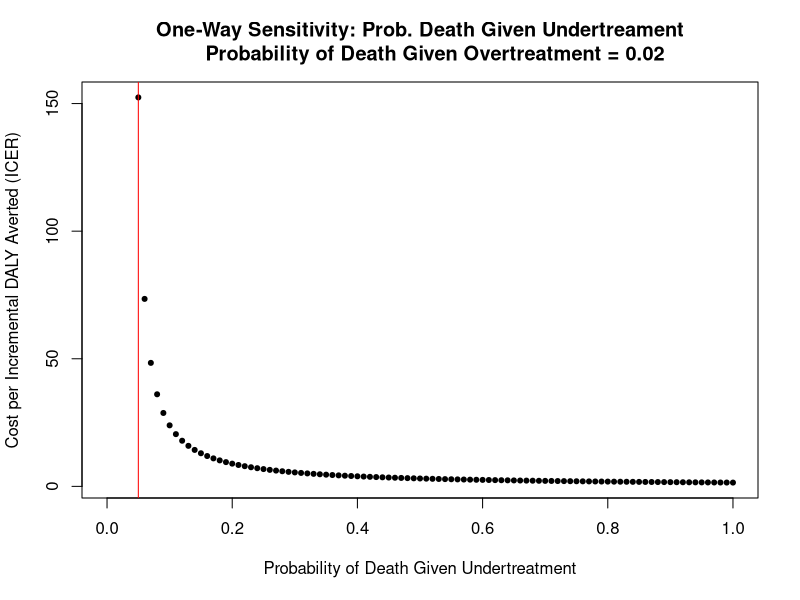
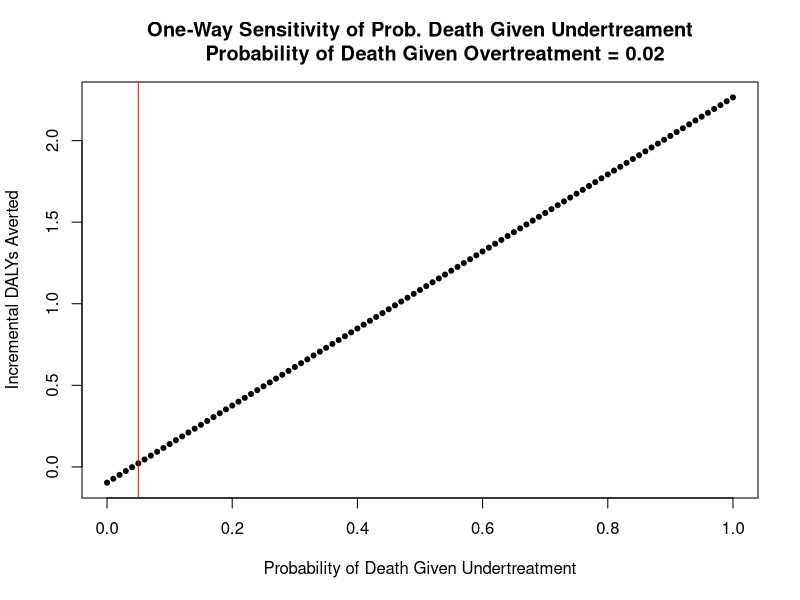
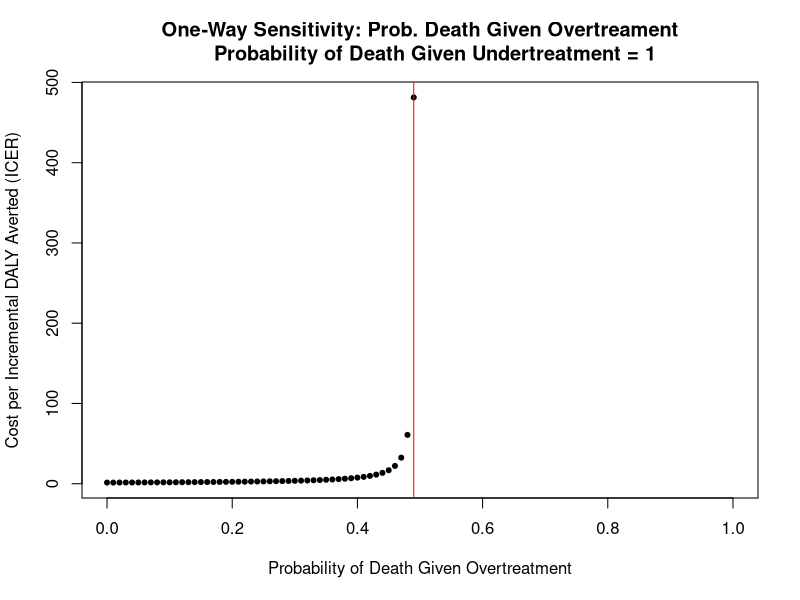
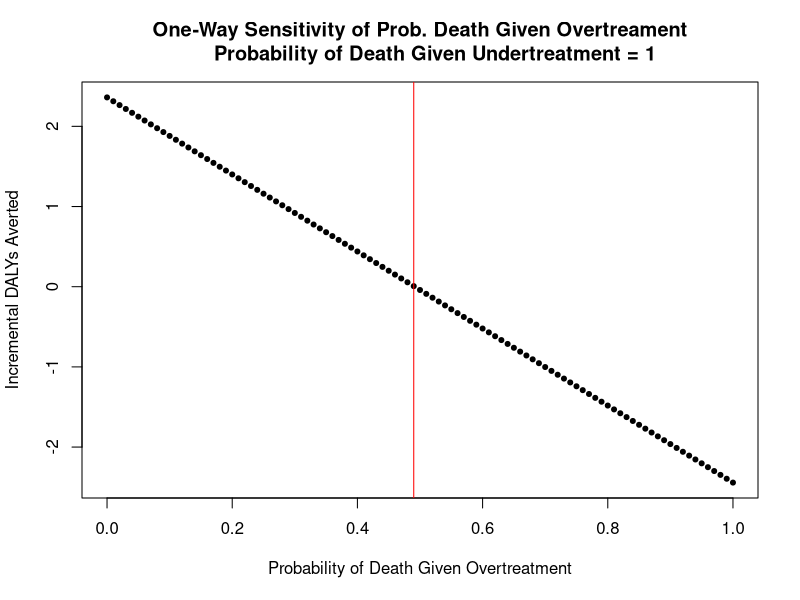
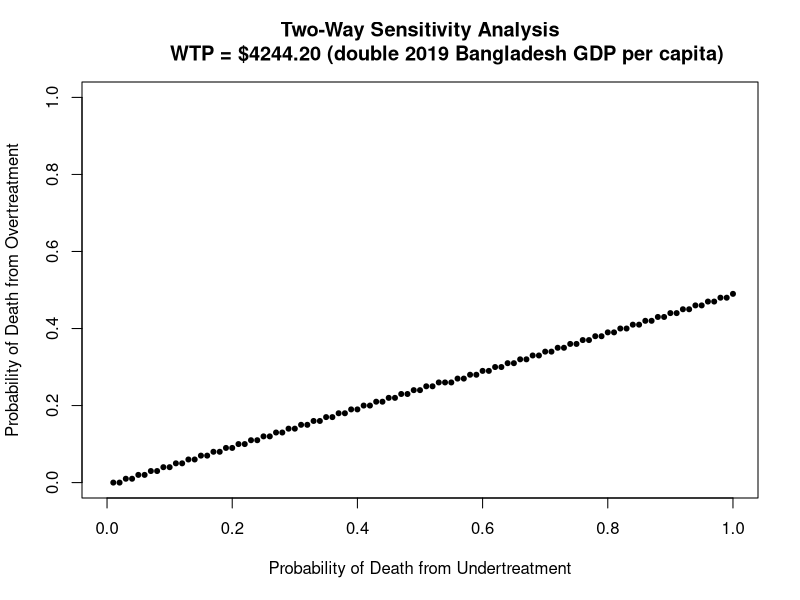
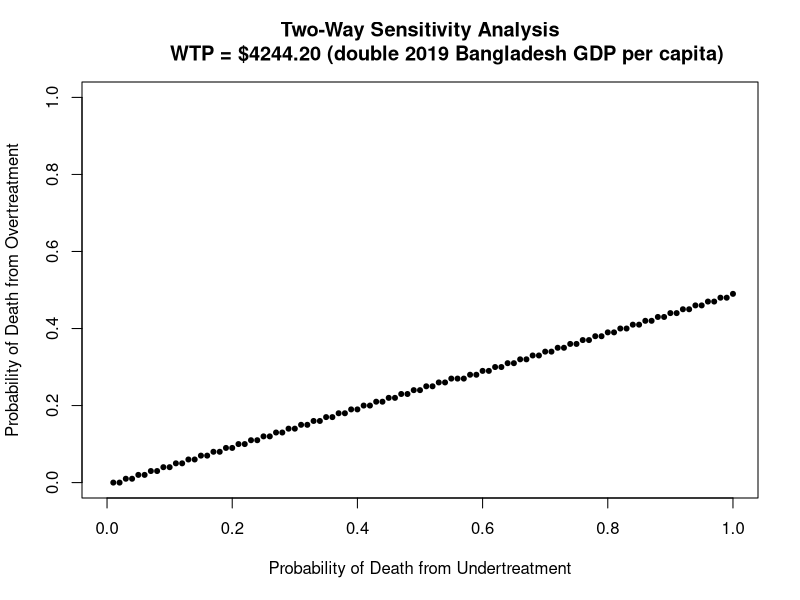

Recreate these plots in R, in order.
# loading packages
library(ggplot2)


ICER_fxn <- function(death_gvn_overtreat_prob, death_gvn_undertreat_prob) {
  
  
  # defining all expected costs and all expected DALYs
  # WHO prob
  branch_a <- 0.06812325
  branch_b <- 0.23498925
  branch_c <- 0.0393875
  branch_d <- 0.05125032
  branch_e <- 0.30279966
  branch_f <- 0.07735002
  branch_g <- 0.00988057
  branch_h <- 0.13161281
  branch_i <- 0.08460662
  
  # NIRUDAK
  branch_j <- 0.10285635
  branch_k <- 0.28938165
  branch_l <- 0.032262
  branch_m <- 0.02196501
  branch_n <- 0.21924172
  branch_o <- 0.05049327
  branch_p <- 0.0046827
  branch_q <- 0.16037538
  branch_r <- 0.1187703
  
  # WHO costs
  branch_a_cost <- 97.04
  branch_b_cost <-100.36
  branch_c_cost <-102.37
  branch_d_cost <-27.91
  branch_e_cost <-26.65
  branch_f_cost <-17.19
  branch_g_cost <-9.92
  branch_h_cost <-12.87
  branch_i_cost <-14.37
  
  # NIRUDAK costs
  branch_j_cost <-96.82
  branch_k_cost <-93.91
  branch_l_cost <-96.02
  branch_m_cost <-26.09
  branch_n_cost <-27.27
  branch_o_cost <-28.92
  branch_p_cost <-16.53
  branch_q_cost <-14.17
  branch_r_cost <-6.88
  
  # listing mean DALYs lost conditional on dying; doesn't vary w/ sensitivity analysis
  # WHO
  # death from overtreatment
  mean_DALYs_lost_if_die_branch_b <- 44.97
  mean_DALYs_lost_if_die_branch_c <- 35.09
  # death from undertreatment
  mean_DALYs_lost_if_die_branch_d <- 58.99
  mean_DALYs_lost_if_die_branch_g <- 64.02
  
  # NIRUDAK
  # death from overtreatment
  mean_DALYs_lost_if_die_branch_k <- 52.41
  mean_DALYs_lost_if_die_branch_l <- 49.18
  # death from undertreatment
  mean_DALYs_lost_if_die_branch_m <- 48.32
  mean_DALYs_lost_if_die_branch_p <- 49.92
  
  # expected DALYs lost conditional on making it to that branch endpoint
  # WHO
  branch_a_DALY <- 0
  branch_b_DALY <- death_gvn_overtreat_prob*mean_DALYs_lost_if_die_branch_b
  branch_c_DALY <- death_gvn_overtreat_prob*mean_DALYs_lost_if_die_branch_c
  branch_d_DALY <- death_gvn_undertreat_prob*mean_DALYs_lost_if_die_branch_d
  branch_e_DALY <- 0
  branch_f_DALY <- 0
  branch_g_DALY <- death_gvn_undertreat_prob*mean_DALYs_lost_if_die_branch_g
  branch_h_DALY <- 0
  branch_i_DALY <- 0
  
  # NIRUDAK
  branch_j_DALY <- 0
  branch_k_DALY <- death_gvn_overtreat_prob*mean_DALYs_lost_if_die_branch_k
  branch_l_DALY <- death_gvn_overtreat_prob*mean_DALYs_lost_if_die_branch_l
  branch_m_DALY <- death_gvn_undertreat_prob*mean_DALYs_lost_if_die_branch_m
  branch_n_DALY <- 0
  branch_o_DALY <- 0
  branch_p_DALY <- death_gvn_undertreat_prob*mean_DALYs_lost_if_die_branch_p
  branch_q_DALY <- 0
  branch_r_DALY <- 0
  
  # calculating expected costs
  # WHO
  branch_a_expected_cost <- branch_a_cost*branch_a
  branch_b_expected_cost <- branch_b_cost*branch_b
  branch_c_expected_cost <- branch_c_cost*branch_c
  branch_d_expected_cost <- branch_d_cost*branch_d
  branch_e_expected_cost <- branch_e_cost*branch_e
  branch_f_expected_cost <- branch_f_cost*branch_f
  branch_g_expected_cost <- branch_g_cost*branch_g
  branch_h_expected_cost <- branch_h_cost*branch_h
  branch_i_expected_cost <- branch_i_cost*branch_i
  
  #NIRUDAK
  branch_j_expected_cost <- branch_j_cost*branch_j
  branch_k_expected_cost <- branch_k_cost*branch_k
  branch_l_expected_cost <- branch_l_cost*branch_l
  branch_m_expected_cost <- branch_m_cost*branch_m
  branch_n_expected_cost <- branch_n_cost*branch_n
  branch_o_expected_cost <- branch_o_cost*branch_o
  branch_p_expected_cost <- branch_p_cost*branch_p
  branch_q_expected_cost <- branch_q_cost*branch_q
  branch_r_expected_cost <- branch_r_cost*branch_r
  
  # calculating expected DALYs
  # WHO
  branch_a_expected_DALY <- branch_a_DALY*branch_a
  branch_b_expected_DALY <- branch_b_DALY*branch_b
  branch_c_expected_DALY <- branch_c_DALY*branch_c
  branch_d_expected_DALY <- branch_d_DALY*branch_d
  branch_e_expected_DALY <- branch_e_DALY*branch_e
  branch_f_expected_DALY <- branch_f_DALY*branch_f
  branch_g_expected_DALY <- branch_g_DALY*branch_g
  branch_h_expected_DALY <- branch_h_DALY*branch_h
  branch_i_expected_DALY <- branch_i_DALY*branch_i
  
  # NIRUDAK
  branch_j_expected_DALY <- branch_j_DALY*branch_j
  branch_k_expected_DALY <- branch_k_DALY*branch_k
  branch_l_expected_DALY <- branch_l_DALY*branch_l
  branch_m_expected_DALY <- branch_m_DALY*branch_m
  branch_n_expected_DALY <- branch_n_DALY*branch_n
  branch_o_expected_DALY <- branch_o_DALY*branch_o
  branch_p_expected_DALY <- branch_p_DALY*branch_p
  branch_q_expected_DALY <- branch_q_DALY*branch_q
  branch_r_expected_DALY <- branch_r_DALY*branch_r
  
  # calculating ICER
  # total expected costs
  WHO_total_expected_cost <- sum(branch_a_expected_cost, branch_b_expected_cost, branch_c_expected_cost, branch_d_expected_cost,
                                 branch_e_expected_cost, branch_f_expected_cost, branch_g_expected_cost, branch_h_expected_cost,
                                 branch_i_expected_cost)
  
  NIRUDAK_total_expected_cost <- sum(branch_j_expected_cost, branch_k_expected_cost, branch_l_expected_cost, branch_m_expected_cost,
                                     branch_n_expected_cost, branch_o_expected_cost, branch_p_expected_cost, branch_q_expected_cost,
                                     branch_r_expected_cost)
  
  # total expected DALYs
  WHO_total_expected_DALYs <- sum(branch_a_expected_DALY, branch_b_expected_DALY, branch_c_expected_DALY, branch_d_expected_DALY,
                                  branch_e_expected_DALY, branch_f_expected_DALY, branch_g_expected_DALY, branch_h_expected_DALY,
                                  branch_i_expected_DALY)
  
  NIRUDAK_total_expected_DALYs <-sum(branch_j_expected_DALY, branch_k_expected_DALY, branch_l_expected_DALY, branch_m_expected_DALY,
                                     branch_n_expected_DALY, branch_o_expected_DALY, branch_p_expected_DALY, branch_q_expected_DALY,
                                     branch_r_expected_DALY)
  # incremental costs and DALYs
  incremental_costs <- NIRUDAK_total_expected_cost-WHO_total_expected_cost
  incremental_DALYs <-NIRUDAK_total_expected_DALYs-WHO_total_expected_DALYs
  # negative sign preserves usual interpretation of ICER
  incremental_DALYs_averted <- -incremental_DALYs
  
  # ICER
  ICER = (incremental_costs)/(incremental_DALYs_averted)
  
  results_vec <- c(ICER, incremental_costs, incremental_DALYs_averted, incremental_DALYs, NIRUDAK_total_expected_cost, WHO_total_expected_cost, NIRUDAK_total_expected_DALYs, WHO_total_expected_DALYs)
  
  names(results_vec) <- c("ICER", "Incremental Costs", "Incremental DALYs Averted", "Incremental DALYs", "NIRUDAK Total Expected Costs", "WHO Total Expected Costs", "NIRUDAK Total Expected DALYs", "WHO Total Expected DALYs")
  
  return(results_vec)
  
}
# end of function

# not sure what we are using this for? ostensibly to input into the for loop
# results_iteration1 <- ICER_fxn(death_gvn_overtreat_prob = 0.02, death_gvn_undertreat_prob = 1)

# varying the probability of death from UNDERtreatment
prob_die_gvn_undertreat_grid <- seq(0, 1, 0.01)

# varying the probability of death from OVERtreatment
prob_die_gvn_overtreat_grid <- seq(0, 1, 0.01)

# UNDERtreat: creating empty matrix to store results (M)
ncol_used <- length(ICER_fxn(0, 1))
M_col_names <- names(ICER_fxn(0,1))
M <- matrix(NA, nrow=length(prob_die_gvn_undertreat_grid), ncol = ncol_used)
colnames(M) <- M_col_names

# OVERtreat: creating empty matrix to store results (M_overtreat)
M_overtreat <- matrix(NA, nrow=length(prob_die_gvn_overtreat_grid), ncol = ncol_used)
colnames(M_overtreat) <- M_col_names

# base case probabilities
death_gvn_overtreat_prob <- 0.02
death_gvn_undertreat_prob <- 1

# UNDERTREATMENT: creating loop (filling the matrix)
for (i in 1:length(prob_die_gvn_undertreat_grid)){
  M[i, ] = ICER_fxn(death_gvn_overtreat_prob = 0.02, death_gvn_undertreat_prob = prob_die_gvn_undertreat_grid[i])
}

# if the probability of death from undertreatment is greater than or equal to 0.05, NIRUDAK is more costly but more effective

# for a probability of death from undertreatment less than 0.05, NIRUDAK is dominated by WHO (i.e., NIRUDAK is more expensive
# but less effective)

# all of the above is conditional on keeping the probability of death from overtreatment constant at 0.02

# finding the threshold at which ICER changes from positive to negative (i.e., dominance changes)
nondominated_undertreat_index <- which(M[,"ICER"] > 0)

# generating plot
# y axis: ICER (first column of the matrix)
# x axis: varied probabilities of due to undertreatment
plot(prob_die_gvn_undertreat_grid[nondominated_undertreat_index], M[nondominated_undertreat_index, 1], 
     xlim = c(0,1), main = "One-Way Sensitivity: Prob. Death Given Undertreament
     Probability of Death Given Overtreatment = 0.02",
     pch=20, xlab = "Probability of Death Given Undertreatment", ylab = "Cost per Incremental DALY Averted (ICER)")

# minimum value for which NIRUDAK is not dominated; for any probabilities to the left, NIRUDAK is dominated
abline(v=prob_die_gvn_undertreat_grid[min(nondominated_undertreat_index)], lty = 1, col="red")


# NEW PLOT UNDERTREATMENT, Y-AXIS IS INCREMENTAL DALYs AVERTED (by NIRUDAK)
plot(prob_die_gvn_undertreat_grid, M[, "Incremental DALYs Averted"], 
     xlim = c(0,1), main = "One-Way Sensitivity of Prob. Death Given Undertreament
     Probability of Death Given Overtreatment = 0.02",
     pch=20, xlab = "Probability of Death Given Undertreatment", ylab = "Incremental DALYs Averted")

# minimum value for which NIRUDAK is not dominated; for any probabilities to the left, NIRUDAK is dominated
abline(v=prob_die_gvn_undertreat_grid[min(nondominated_undertreat_index)], lty = 1, col="red")

################################################################################
# OVERTREATMENT: creating loop (filling the matrix)
for (i in 1:length(prob_die_gvn_overtreat_grid)){
  M_overtreat[i, ] = ICER_fxn(death_gvn_overtreat_prob = prob_die_gvn_overtreat_grid[i], death_gvn_undertreat_prob = 1)
}

nondominated_overtreat_index <- which(M_overtreat[,"ICER"] > 0)

# generating plot
# y axis: ICER (first column of the matrix)
# x axis: varied probabilities of due to undertreatment
# dev.new()
plot(prob_die_gvn_overtreat_grid[nondominated_overtreat_index], M_overtreat[nondominated_overtreat_index, 1], 
     xlim = c(0,1), main = "One-Way Sensitivity: Prob. Death Given Overtreament
     Probability of Death Given Undertreatment = 1",
     pch=20, xlab = "Probability of Death Given Overtreatment", ylab = "Cost per Incremental DALY Averted (ICER)")

# minimum value for which NIRUDAK is not dominated; for any probabilities to the left, NIRUDAK is dominated
abline(v=prob_die_gvn_overtreat_grid[max(nondominated_overtreat_index)], lty = 1, col="red")

# NIRUDAK never dominates because it's more expensive
# but for most of the probability range, it is below the WTP threshold

# in the undertreatment graph, to the left of the red line, WHO dominates
# in the overtreatment graph, to the right of the red line, WHO dominates

# NEW PLOT OVERTREATMENT, Y-AXIS IS INCREMENTAL DALYs AVERTED (by NIRUDAK)
plot(prob_die_gvn_overtreat_grid, M_overtreat[, "Incremental DALYs Averted"], 
     xlim = c(0,1), main = "One-Way Sensitivity of Prob. Death Given Overtreament
     Probability of Death Given Undertreatment = 1",
     pch=20, xlab = "Probability of Death Given Overtreatment", ylab = "Incremental DALYs Averted")

# minimum value for which NIRUDAK is not dominated; for any probabilities to the left, NIRUDAK is dominated
abline(v=prob_die_gvn_overtreat_grid[max(nondominated_overtreat_index)], lty = 1, col="red")

################################################################################
# TWO WAY SENSITIVITY ANALYSIS (probability of death from overtreatment AND from undertreatment)
# in this analysis, neither the probability of death from undertreatment and death from overtreatment
# are held constant

M_twoway_ICER <- M_twoway_inc_costs <- M_twoway_inc_DALYs_averted <-  M_twoway_WHO_costs <- 
  M_twoway_WHO_DALYs_averted <-
  M_twoway_NIRUDAK_costs <- 
  M_twoway_NIRUDAK_DALYs_averted <- matrix(data=NA, 
                                           nrow = length(prob_die_gvn_undertreat_grid),
                                           ncol = length(prob_die_gvn_overtreat_grid))

colnames(M_twoway_ICER) <- colnames(M_twoway_inc_costs) <- 
  colnames(M_twoway_WHO_costs) <- colnames(M_twoway_WHO_DALYs_averted) <- colnames(M_twoway_NIRUDAK_costs)<-
  colnames(M_twoway_NIRUDAK_DALYs_averted)<-colnames(M_twoway_inc_DALYs_averted) <-
  paste("prdieOvr=", prob_die_gvn_overtreat_grid, sep = "")

rownames(M_twoway_ICER) <- rownames(M_twoway_inc_costs) <- 
  rownames(M_twoway_WHO_costs) <- rownames(M_twoway_WHO_DALYs_averted) <-  rownames(M_twoway_NIRUDAK_costs)<-
  rownames(M_twoway_NIRUDAK_DALYs_averted) <-
  rownames(M_twoway_inc_DALYs_averted) <- paste("prdieUndr=", prob_die_gvn_undertreat_grid, sep = "")

for (i in 1:length(prob_die_gvn_undertreat_grid)) {
  for (j in 1:length(prob_die_gvn_overtreat_grid)) {
    M_twoway_ICER[i,j] = round(ICER_fxn(death_gvn_overtreat_prob = prob_die_gvn_overtreat_grid[j], death_gvn_undertreat_prob = prob_die_gvn_undertreat_grid[i])["ICER"], 2)
    M_twoway_inc_costs[i,j] = round(ICER_fxn(death_gvn_overtreat_prob = prob_die_gvn_overtreat_grid[j], death_gvn_undertreat_prob = prob_die_gvn_undertreat_grid[i])["Incremental Costs"], 2)
    M_twoway_inc_DALYs_averted[i,j] = round(ICER_fxn(death_gvn_overtreat_prob = prob_die_gvn_overtreat_grid[j], death_gvn_undertreat_prob = prob_die_gvn_undertreat_grid[i])["Incremental DALYs Averted"], 2)
    M_twoway_WHO_costs[i,j] = round(ICER_fxn(death_gvn_overtreat_prob = prob_die_gvn_overtreat_grid[j], death_gvn_undertreat_prob = prob_die_gvn_undertreat_grid[i])["WHO Costs"], 2)
    M_twoway_WHO_DALYs_averted[i,j] = round(ICER_fxn(death_gvn_overtreat_prob = prob_die_gvn_overtreat_grid[j], death_gvn_undertreat_prob = prob_die_gvn_undertreat_grid[i])["WHO DALYs Averted"], 2)
    M_twoway_NIRUDAK_costs[i,j] = round(ICER_fxn(death_gvn_overtreat_prob = prob_die_gvn_overtreat_grid[j], death_gvn_undertreat_prob = prob_die_gvn_undertreat_grid[i])["NIRUDAK Costs"], 2)
    M_twoway_NIRUDAK_DALYs_averted[i,j] = round(ICER_fxn(death_gvn_overtreat_prob = prob_die_gvn_overtreat_grid[j], death_gvn_undertreat_prob = prob_die_gvn_undertreat_grid[i])["NIRUDAK DALYs Averted"], 2)
  }
}


# setting arbitrary willingness to pay (WTP) threshold
WTP = 10

# two_way_sense_fxn is a function that ultimately generates the two-way sensitivity plot
two_way_sense_fxn <- function (WTP, doplot=TRUE){
  
  threshold_probs <- matrix(NA, length(prob_die_gvn_undertreat_grid), 2)
  threshold_probs[,1] <- prob_die_gvn_undertreat_grid
  colnames(threshold_probs) <- c("prob_death_undertreat", "prob_death_overtreat_threshold")
  
  for (i in 1:dim(M_twoway_ICER)[1]) {
    if (any(M_twoway_ICER[i,]>0 & M_twoway_ICER[i,] < WTP)) {
      max(which(WTP > M_twoway_ICER[i,] & M_twoway_ICER[i,] > 0))
      temp_prob <- prob_die_gvn_overtreat_grid[max(which(WTP > M_twoway_ICER[i,] & M_twoway_ICER[i,] > 0))]
      threshold_probs[i,2] <- temp_prob
    } else {threshold_probs[i,2] = NA}
  }
  
  if (doplot){
    plot(threshold_probs, pch=20, xlim = c(0,1), ylim = c(0,1), 
         xlab = "Probability of Death from Undertreatment", ylab = "Probability of Death from Overtreatment",
         main = "Two-Way Sensitivity Analysis
         WTP = $4244.20 (double 2019 Bangladesh GDP per capita)")
  }
  return(threshold_probs)
}

# 2019 GDP per capita in Bangladesh, according to the World Bank = 2122.1
# WHO recommends less than 3x GDP per capita

# WTP at 1x GDP per capita
two_way_sense_fxn(2122.1)

# WTP at 2x GDP per capita
two_way_sense_fxn(4244.2)

################################################################################
# probabilistic sensitivity analysis (average over input uncertainty; characterizes uncertainty in the output)
# need to put distributions on the inputs and sampling over the distribution
# this is done after the two way
################################################################################


